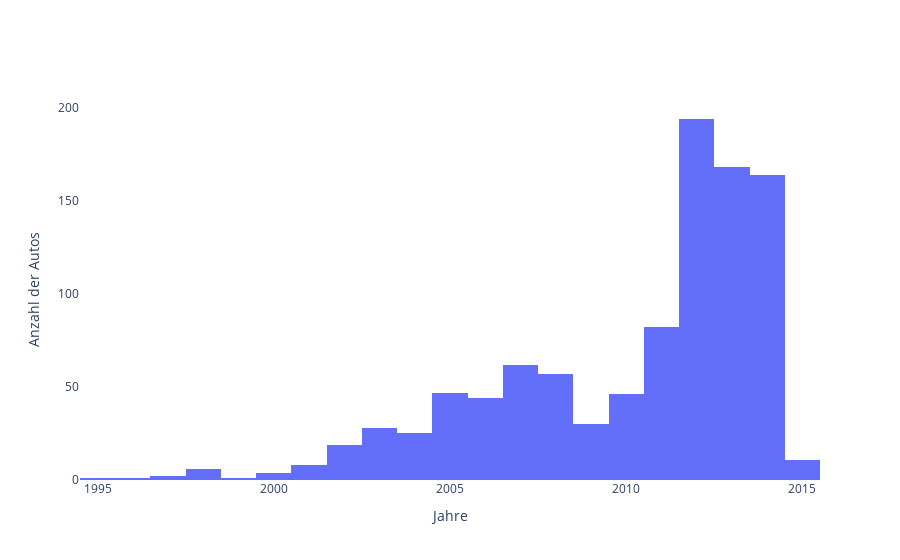

Notebook source saved alongside this figure:
### Markdown cell above
Nun erstellen wir für die Variable "year" ein Histogramm, um einen genauren Einblick über die Verteilungen innerhalb der Variable zu erhalten.

### Code cell
# Histogramm für Variable "year"
fig = go.Figure(data=[go.Histogram(x=df_sample["year"])])
fig.update_layout(
    xaxis_title="Jahre",
    yaxis_title="Anzahl der Autos",
    plot_bgcolor="white")
fig.show()

### Figure 1 — Plotly figure (JSON) as saved in the notebook; plotly's stock layout.template omitted (floating-point values rounded to 4 significant figures; data arrays with more than 128 entries replaced by an {"elided": "..."} marker saying what was removed)
{"data": [{"type": "histogram", "x": {"elided": "1000 int values"}}], "layout": {"plot_bgcolor": "white", "xaxis": {"title": {"text": "Jahre"}}, "yaxis": {"title": {"text": "Anzahl der Autos"}}}}
